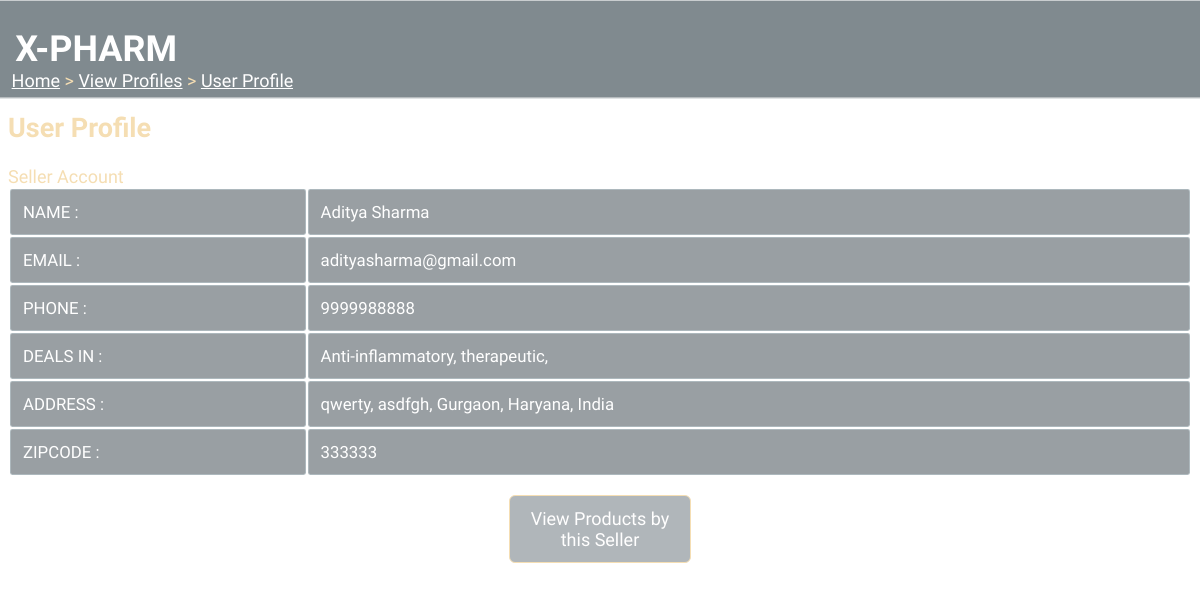
Page /viewprofile/SID0000001/ (signed in) on the committed database.
### tables this page shows
CREATE TABLE "seller"(
sellID varchar(10) PRIMARY KEY,
name varchar(30) NOT NULL,
email varchar(30) UNIQUE,
phone varchar(13) NOT NULL,
area varchar(20) NOT NULL,
locality varchar(20) NOT NULL,
city varchar(20) NOT NULL,
state varchar(20) NOT NULL,
country varchar(20) NOT NULL,
zipcode varchar(6) NOT NULL,
password varchar(20) NOT NULL);

CREATE TABLE product (prodID varchar (10) PRIMARY KEY, name varchar (50) NOT NULL, quantity integer CHECK (quantity >= 0) NOT NULL, category varchar (30) NOT NULL, cost_price decimal (9, 2) NOT NULL, sell_price decimal (9, 2) NOT NULL, description varchar (500), sellID varchar (10) REFERENCES seller (sellID), CHECK (sell_price > cost_price));

### __init__.py (the view)
@app.route("/viewprofile/<id>/")
def view_profile(id):
    if 'userid' not in session:
        return redirect(url_for('home'))
    userid = session["userid"]
    type = session["type"]
    my = True if userid==id else False
    if not my: profile_type = "Customer" if type=="Seller" else "Seller"
    else: profile_type = type
    det, categories = fetch_details(id, profile_type)   #details
    if len(det)==0:
        abort(404)
    det = det[0]
    return render_template("view_profile.html",
                            type=profile_type,
                            name=det[1],
                            email=det[2],
                            phone=det[3],
                            area=det[4],
                            locality=det[5],
                            city=det[6],
                            state=det[7],
                            country=det[8],
                            zip=det[9],
                            category=(None if profile_type=="Customer" else categories),
                            my=my)

### dbaccess.py (called while the page is built)
def fetch_details(userid, type):
    conn = sqlite3.connect("OnlineShop/onlineshop.db")
    cur = conn.cursor()
    if type=="Customer":
        a = cur.execute("SELECT * FROM customer WHERE custID=?", (userid,))
        a = list(a)
        b = []
    elif type=="Seller":
        a = cur.execute("SELECT * FROM seller WHERE sellID=?", (userid,))
        a = list(a)
        b = cur.execute("SELECT DISTINCT(category) from product WHERE sellID=?", (userid,))
        b = [i[0] for i in b ]
    conn.close()
    return a, b

### templates/view_profile.html (shortened to what this page needs)
<html>
    <head>
        <link rel="stylesheet" href="{{url_for('static', filename='main.css')}}">
      </head>
<body>
    <div class="sticky">
        <h1>X-PHARM</h1>
    </div>
  <div class="nav">
    <p><a href="/">Home</a> > <a href="/viewprofile/">View Profiles</a> > <a href="">User Profile</a></p>
  </div>
  <h2>User Profile</h2>
  {{type}} Account
  <table>
    <tr>
      <td>NAME :</td><td>{{name}}</td>
    </tr>
    <tr>
      <td>EMAIL :</td><td>{{email}}</td>
    </tr>
    <tr>
      <td>PHONE :</td><td>{{phone}}</td>
    </tr>
    {% if type=="Seller" %}
    <tr>
      <td>DEALS IN :</td>
      <td>{% for i in category %}
        {{i}},
      {% endfor %}</td>
    </tr>
    {% endif %}
    <tr>
      <td>ADDRESS :</td><td>{{area}}, {{locality}}, {{city}}, {{state}}, {{country}}</td>
    </tr>
    <tr>
      <td>ZIPCODE :</td><td>{{zip}}</td>
    </tr>
  </table>
  {% if not my and type!="Customer" %}
  <p class="press"><a href="./sellerproducts">View Products by this Seller</a></p>
  {% endif %}
</body>
</html>

### static/main.css (style rules this page uses)
div.sticky { position: -webkit-sticky; position: sticky; top: 0.2px; margin: -0.7vw; background-color: rgba(3, 22, 32, 0.5); color: white; padding: 0.3vw; font-size: 1.5vw; border-bottom: 1px solid white; font-family: 'Acme'; }
div.sticky h1 { padding-left:1vw; }
body { font-family:'K2D'; font-size: 1.5vw; background-image: url('background2.jpg'); background-size: cover; background-repeat: no-repeat; background-attachment: fixed; color: wheat; max-width: 100%; overflow-x: hidden; }
div.nav { position: fixed; display: block; top: 5vw; margin:-0.7vw; padding-left:1vw; border:none; overflow: hidden; }
div.nav a { text-decoration: underline; color: white; }
.press { padding:0vw; font-size: 1.5vw; justify-content: center; margin-left: auto; margin-right: auto; margin-top: 1.5vw; margin-bottom: 1.5vw; }
.press a { background-color: rgba(3, 22, 32, 0.308); border-radius: 0.5vw; padding: 1vw; width: 13vw; display: block; margin: auto; text-decoration: none; color: white; border: 1px solid wheat; text-align: center; }
table { width: 100%; font-size: 1.4vw; }
td { border: 1px solid rgba(187, 203, 207, 0.589); border-radius: 0.2vw; padding:1vw; text-align: left; background-color: rgba(60, 71, 80, 0.521); color: white; word-wrap: break-word; }
a { text-decoration: underline; color: white; }

### rows in the picture
seller: name "Aditya Sharma", email "adityasharma@gmail.com", phone "9999988888", area "qwerty", locality "asdfgh", city "Gurgaon", state "Haryana", country "India", zipcode "333333"
product: category "Anti-inflammatory"
product: category "therapeutic"

### other values in the picture
{{ type }} "Seller"
